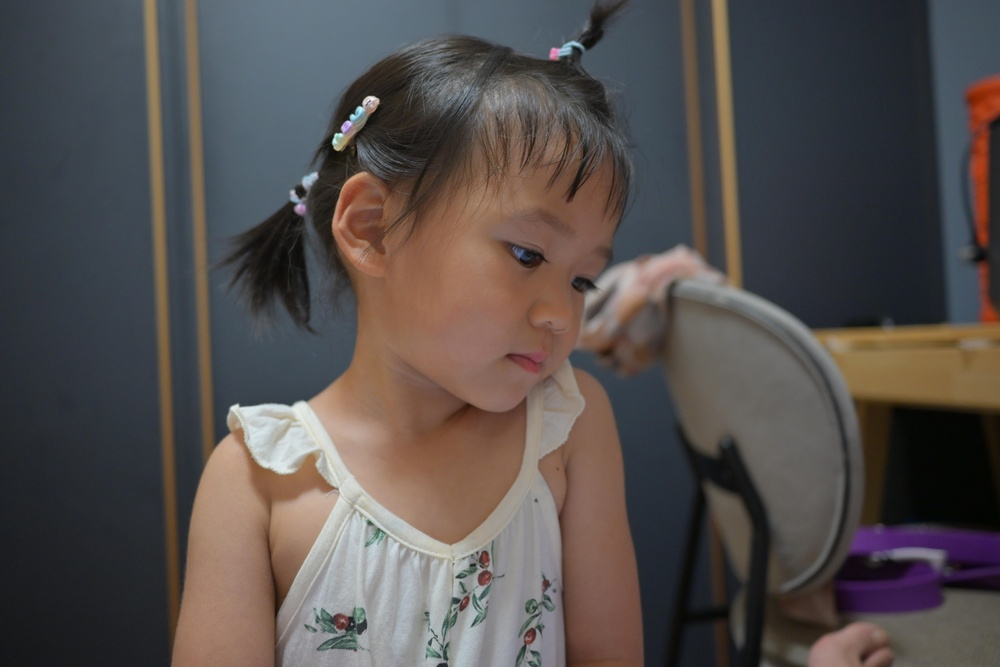
#> input picture .artifacts/engine_probe/camera_thumb.jpg, 1000 x 667 px, shrunk from 6048 x 4032 before the run
$ python -i diff_viewer.py   (imports and definitions only)
#> lines starting #> are read from the running program, lines starting #| are printed output that depends on the picture; after the words box and inside, x2 and y2 are one past the last pixel; in counts of white or black regions, pixels touching at a corner belong together; pictures that were not available may be replaced by others from this repository, and a replacement may not be noted
### rawlux/core/warp.py
"""DNG WarpRectilinear（OpcodeList3）—— 独立纯 NumPy 实现。

实现依据（clean-room，未读取 DNG SDK 源码）：
- DNG 公开规范中 WarpRectilinear opcode 的语义：
  对每个输出像素按所在平面取径向多项式 f(r^2)=k0+k1*r^2+k2*r^4+k3*r^6，
  反向映射回源平面坐标并做二维三次重采样；
  光学中心、squareBounds（方形包围盒）、归一化半径、边缘 clamp 与
  越界 fraction 清零语义均按公开规范复刻。
- 三次插值使用公开的标准三次样条核（系数 a=-0.75），
  以 32 段均匀细分的 2D 权重查找表实现（可分离，先乘横竖核值再归一化）。
- 数值契约通过 DNG SDK 黑盒产物对齐验证（*.stage3.raw 作为 oracle），
  不复制任何 SDK 源码中的变量名、分支结构、常量表或注释。

对外接口保持不变：`warp_rectilinear(img, planes, coeffs, center, pixel_aspect=1.0)`。
"""
from __future__ import annotations

import numpy as np

# ---- 几何 / 重采样参数 -----------------------------------------------------
# 每个细分单元的采样段数（沿 x/y 各 32 段）。
_SUBSAMPLES = 32
# 三次核支持半径（核在 |t|<1 与 1<=|t|<2 两段取值，超 2 为 0）。
_SUPPORT = 2
# 每维重采样抽头数 = 2 * 支持半径。
_TAP_COUNT = 2 * _SUPPORT
# 抽头起始索引相对整数坐标的偏移：首个抽头取 fc-1。
_FIRST_TAP = 1 - _SUPPORT


def _cubic_kernel(t: float) -> float:
    """标准三次插值核（a = -0.75），公开的分段三次样条公式。

    - |t| < 1   : 1 + (a+2)*t^3 - (a+3)*t^2
    - 1<=|t|<2  : a*t^3 - 5a*t^2 + 8a*t - 4a
    - |t| >= 2  : 0
    该公式是数值插值中广为使用的三次平滑核，不是 SDK 私有结构。
    """
    a = -0.75
    t = abs(t)
    if t >= 2.0:
        return 0.0
    if t >= 1.0:
        return (((a * t - 5.0 * a) * t + 8.0 * a) * t - 4.0 * a)
    return (((a + 2.0) * t - (a + 3.0)) * t * t + 1.0)


def _make_weight_table():
    """构建 32x32 个细分偏移的 2D 三次核权重查找表。

    对每个 (fy, fx) 细分偏移，先生成 4x4=16 个核值（x/y 两维各自
    t = tap - 1 - fraction，取核后相乘），再按 double 累加并做 float
    归一化（归一化先乘后除的舍入次序与 oracle 对齐）。
    返回形状 (32, 32, 16) 的 float32 表。
    """
    table = np.zeros((_SUBSAMPLES, _SUBSAMPLES, _TAP_COUNT * _TAP_COUNT),
                     np.float32)
    for fy in range(_SUBSAMPLES):
        yf = fy * (1.0 / _SUBSAMPLES)
        for fx in range(_SUBSAMPLES):
            xf = fx * (1.0 / _SUBSAMPLES)
            acc = 0.0
            idx = 0
            for i in range(_TAP_COUNT):
                ytap = i + _FIRST_TAP          # -1..2
                yb = ytap - yf
                for j in range(_TAP_COUNT):
                    xtap = j + _FIRST_TAP      # -1..2
                    xb = xtap - xf
                    val = np.float32(_cubic_kernel(xb)) * np.float32(_cubic_kernel(yb))
                    table[fy, fx, idx] = val
                    acc += float(val)
                    idx += 1
            scale = np.float32(1.0 / acc)
            table[fy, fx] = np.float32(table[fy, fx] * scale)
    return table


_WEIGHTS = _make_weight_table()


# [89 lines left out: functions _radial_ratio, warp_rectilinear, not called in this run]

__all__ = ["warp_rectilinear"]

### rawlux/core/skin.py
"""engine.skin —— 椭圆肤色掩码 + 引导滤波磨皮 (阶段2, T5)。

职责 (软件设计 §2 / 规格 §1):
  - skin_mask(rgb8) -> ndarray: Lab 椭圆模型软掩码 (float32, 0..1)。
  - skin_smooth(rgb8, mask, strength=0.5) -> ndarray: 引导滤波磨皮 (仅掩码区)。
  - guided_filter(guide, src, r, eps): box-filter 自实现引导滤波 (无 ximgproc 依赖)。

肤色椭圆模型 (规格 §2.2):
  中心 (a=140, b=150), 主轴 22, 副轴 14, 倾角 0.65 rad (OpenCV Lab, a/b ∈ 0..255,
  中性 128)。马氏距离 d = sqrt((u/major)^2 + (v/minor)^2), (u, v) 为旋转变换后的
  椭圆主轴系坐标; 软掩码 = 椭圆内 (d<=1) 全量 1, 边界外 smoothstep 平滑过渡到 0
  (软边界), 供磨皮与 colorcal 肤色保护共用同一掩码。

磨皮 (规格 §2.2): 引导滤波 r=4, eps=0.01 (He et al. 2013, 引导/输入均在 0..1 值域,
  eps 才有意义), 强度默认 0.5。
    out = rgb8*(1 - m*s) + smoothed*(m*s)
  m 为软掩码, s 为强度; m*s=0 的像素严格保持原值 (仅掩码区平滑)。

输入约定:
  - rgb8: 8bit RGB (uint8 HxWx3)。float 0..1 输入会被钳位量化到 0..255。
  - mask: float32 HxW (0..1), 尺寸须与 rgb8 一致 (或 HxWx1)。
"""
from __future__ import annotations

import cv2
import numpy as np

# 肤色椭圆 (规格 §2.2)
SKIN_LAB_A = 140.0
SKIN_LAB_B = 150.0
SKIN_MAJOR = 22.0
SKIN_MINOR = 14.0
SKIN_ANGLE = 0.65

# 软过渡带: 马氏距离 d 从 1 到 1+SOFT_BAND 平滑衰减到 0 (smoothstep)。
# 取 0.25: 中性灰 (128,128,128) 距椭圆中心 d≈1.27 → 掩码归零 (避免误判中性灰为肤色),
# 又保留足够宽的羽毛边 (软边界, 供磨皮边界无接缝)。
SOFT_BAND = 0.25

# 引导滤波 (规格 §2.2)
GUIDED_R = 4
GUIDED_EPS = 0.01


def _as_uint8_rgb(rgb8) -> np.ndarray:
    """入参清洗 → uint8 RGB HxWx3 (float 图按 0..1 量化; 灰度图扩 3 通道)。"""
    arr = np.asarray(rgb8)
    if arr.ndim == 2:
        arr = np.repeat(arr[:, :, None], 3, axis=2)
    if arr.dtype != np.uint8:
        arr = np.clip(arr, 0.0, 1.0)
        arr = (arr * 255.0 + 0.5).astype(np.uint8)
    if arr.ndim != 3 or arr.shape[2] != 3:
        raise ValueError(f"rgb8 需为 HxWx3 图, 实际 {arr.shape}")
    return arr


def _ellipse_mahalanobis(lab: np.ndarray) -> np.ndarray:
    """Lab → 椭圆马氏距离 d = sqrt((u/major)^2 + (v/minor)^2) (float32 HxW)。"""
    a = lab[:, :, 1].astype(np.float32)
    b = lab[:, :, 2].astype(np.float32)
    da = a - SKIN_LAB_A
    db = b - SKIN_LAB_B
    cos_a, sin_a = np.cos(SKIN_ANGLE), np.sin(SKIN_ANGLE)
    u = da * cos_a + db * sin_a      # 沿主轴
    v = -da * sin_a + db * cos_a     # 沿副轴
    d2 = (u / SKIN_MAJOR) ** 2 + (v / SKIN_MINOR) ** 2
    return np.sqrt(np.maximum(d2, 0.0)).astype(np.float32)


def skin_mask(rgb8, soft_band: float = SOFT_BAND) -> np.ndarray:
    """Lab 椭圆肤色软掩码 (float32 HxW, 0..1)。

    椭圆内 (马氏距离 d <= 1) → 1.0; 边界外 smoothstep 平滑过渡到 0 (软边界)。
    """
    arr = _as_uint8_rgb(rgb8)
    lab = cv2.cvtColor(arr, cv2.COLOR_RGB2LAB)
    d = _ellipse_mahalanobis(lab)
    band = max(float(soft_band), 1e-6)
    t = np.clip((d - 1.0) / band, 0.0, 1.0)
    # smoothstep: 1 - 3t^2 + 2t^3 (d<=1 → 1; d>=1+band → 0; 边界 C1 连续)
    return (1.0 - t * t * (3.0 - 2.0 * t)).astype(np.float32)


# [83 lines left out: functions guided_filter, _smooth_rgb_f01, skin_smooth, not called in this run]

__all__ = ["skin_mask", "skin_smooth", "guided_filter"]

### rawlab/tools/regress_anchors.py
"""regress_anchors —— 四口径锚点回归脚本 (03-specification §3 / 任务 T7)。

对基准 DCP + preset 渲染锚点照片 (默认 0376/5236), 与目标 JPEG (LR 导出/
机内预览) 对齐后计算**四口径**色偏:
  full      全帧中位 a/b + |ΔS| + |Δp50|
  neutral   中性区 (目标 C*<12) 的 a/b
  bands     分亮度段 L∈{[0,50),[50,100),[100,160),[160,256)} 四段中位 a/b
  highlight 高光区 (目标 L>160 掩码) 的 a/b
输出 rawlab/out/profile_fit/regression_<name>.json 与控制台摘要。

阈值 (违反 → 退出码 1, CI 可用):
  0376  全帧    |Δa|≤3  / |Δb|≤3
  5236  高光区  |Δa|≤4  / |Δb|≤5

用法:
  python rawlab/tools/regress_anchors.py \
      --dcp rawlab\\profiles\\Nikon Z 5 2 RawLab Preview Baseline.dcp \
      --preset rawlab\\presets\\preview_baseline.json \
      --targets rawlab\\out\\profile_fit\\lr_corpus \
      --anchors K:\\data\\photo\\0711\\DSC_0376.NEF K:\\data\\photo\\0711\\DSC_5236.NEF
  # --anchors 也可给关键字 (默认 0376/5236), 配合 --raw-dirs 自动定位 RAW:
  python rawlab/tools/regress_anchors.py --dcp <...> --preset <...> \
      --targets <...> --raw-dirs K:\\data\\photo\\0711
"""
from __future__ import annotations

import argparse
import json
import sys
from pathlib import Path

ROOT = Path(__file__).resolve().parent.parent.parent
if str(ROOT) not in sys.path:
    sys.path.insert(0, str(ROOT))

import cv2
import numpy as np

from rawlab.dcp import load_dcp
from rawlab.engine.pipeline import pipeline_from_config
from rawlab.tools.fit_camera_profile import (
    LUM_BANDS,
    four_caliber_stats,
)

DEFAULT_OUT_DIR = ROOT / "rawlab" / "out" / "profile_fit"
DEFAULT_ANCHORS = ["0376", "5236"]

# 锚点阈值 (03-specification.md §3 锚点回归 / 任务 T7):
#   key = 锚点 stem 关键字 (不区分大小写子串匹配);
#   caliber = 判定的四口径名 ("full" | "highlight"); da/db = |Δ| 上限。
ANCHOR_THRESHOLDS = {
    "0376": {"caliber": "full", "da": 3.0, "db": 3.0},
    "5236": {"caliber": "highlight", "da": 4.0, "db": 5.0},
}


# ---------------------------------------------------------------------------
# 纯函数 (可单测, 无真实 DCP/RAW 依赖)
# ---------------------------------------------------------------------------

# [28 lines left out: functions rule_for_stem, evaluate_photo, not called in this run]


def align_target(target_u8: np.ndarray, shape) -> np.ndarray:
    """目标 JPEG resize 对齐到渲染图尺寸 (INTER_AREA 降采样, 升采样同保)。"""
    if target_u8.shape[:2] == tuple(shape):
        return target_u8
    return cv2.resize(target_u8, (shape[1], shape[0]),
                      interpolation=cv2.INTER_AREA)


# [236 lines left out: functions load_target_jpeg, resolve_anchors, crop_active_oriented, render_anchor, build_runtime, run_regression and 2 more, not called in this run]


# [2 lines that do not run on import are left out]

### rawlab/tools/diff_viewer.py
"""diff_viewer —— 像素级差异热力图 + OpenSeadragon 深度缩放查看器。

为 ours/target 两张 RGB 图生成:
  - DZI 图像金字塔 (PIL 自建, 无 pyvips 依赖)
  - ΔL / Δa / Δb / ΔE 热力图 DZI
  - 自动化异常区域 (肤色 ΔE、高光 ΔL、中性 ΔE)
  - index.html (OpenSeadragon 图层切换 + 异常框 overlay)
输出目录浏览器直接打开。
"""
from __future__ import annotations
import argparse, json, sys, time
from pathlib import Path
import cv2, numpy as np
from PIL import Image

ROOT = Path(__file__).resolve().parent.parent.parent
if str(ROOT) not in sys.path:
    sys.path.insert(0, str(ROOT))

from rawlab.engine.skin import skin_mask
from rawlab.tools.regress_anchors import align_target

TILE = 256
TILE_FORMAT = 'jpeg'


def lab_of(rgb):
    u8 = np.asarray(rgb, dtype=np.uint8)
    return cv2.cvtColor(u8, cv2.COLOR_RGB2LAB).astype(np.float32)


def delta_arrays(ours_u8, target_u8):
    lo, lt = lab_of(ours_u8), lab_of(target_u8)
    dL = lo[..., 0] - lt[..., 0]
    da = lo[..., 1] - lt[..., 1]
    db = lo[..., 2] - lt[..., 2]
    de = np.sqrt(dL * dL + da * da + db * db)
    return {'dL': dL, 'da': da, 'db': db, 'dE': de}


def signed_heatmap(diff, vmax):
    import matplotlib
    matplotlib.use('Agg')
    from matplotlib import colormaps as _cmaps
    norm = np.clip(diff.astype(np.float32) / float(vmax), -1.0, 1.0)
    rgb01 = _cmaps['coolwarm']((norm + 1.0) / 2.0)[..., :3]
    return (rgb01 * 255.0 + 0.5).astype(np.uint8)


def abs_heatmap(diff, vmax):
    import matplotlib
    matplotlib.use('Agg')
    from matplotlib import colormaps as _cmaps
    norm = np.clip(diff.astype(np.float32) / float(vmax), 0.0, 1.0)
    rgb01 = _cmaps['turbo'](norm)[..., :3]
    return (rgb01 * 255.0 + 0.5).astype(np.uint8)


def write_dzi(base_dir, name, arr):
    img = Image.fromarray(np.asarray(arr, dtype=np.uint8), 'RGB')
    dzi = base_dir / f'{name}.dzi'
    files = base_dir / f'{name}_files'
    files.mkdir(parents=True, exist_ok=True)
    w, h = img.size
    levels = max(1, int(np.ceil(np.log2(max(w, h) / TILE))) + 1)
    for level in range(levels):
        scale = 2 ** (levels - 1 - level)
        tw, th = int(np.ceil(w / scale)), int(np.ceil(h / scale))
        small = img.resize((tw, th), Image.Resampling.LANCZOS)
        ldir = files / str(level)
        ldir.mkdir(parents=True, exist_ok=True)
        for r in range(0, th, TILE):
            for c in range(0, tw, TILE):
                box = (c, r, min(c + TILE, tw), min(r + TILE, th))
                small.crop(box).save(ldir / f'{c}_{r}.jpg', quality=85)
    dzi.write_text(
        f'<?xml version="1.0" encoding="UTF-8"?>\n'
        f'<Image TileSize="{TILE}" Overlap="0" Format="{TILE_FORMAT}" '
        f'xmlns="http://schemas.microsoft.com/deepzoom/2008">\n'
        f'<Size Width="{w}" Height="{h}"/>\n</Image>\n', encoding='utf-8')


def anomaly_boxes(ours_u8, target_u8, de, dL, max_boxes=20):
    target_lab = lab_of(target_u8)
    C = np.sqrt((target_lab[..., 1] - 128) ** 2 + (target_lab[..., 2] - 128) ** 2)
    skin = skin_mask(target_u8) > 0.5
    masks = {
        'skin_dE>5': skin & (de > 5),
        'highlight_dL>10': (target_lab[..., 0] > 200) & (np.abs(dL) > 10),
        'neutral_dE>3': (C < 12) & (de > 3),
    }
    h, w = de.shape
    boxes = []
    for typ, mask in masks.items():
        if mask.sum() < 64:
            continue
        n, labels, stats, _ = cv2.connectedComponentsWithStats(
            mask.astype(np.uint8), 8)
        for i in range(1, n):
            x, y, bw, bh, area = stats[i]
            if area < max(256, int(w * h * 0.0001)):
                continue
            sub = labels[y:y + bh, x:x + bw] == i
            if sub.sum() < 64:
                continue
            boxes.append({
                'type': typ,
                'box': [x / w, y / h, (x + bw) / w, (y + bh) / h],
                'area': int(sub.sum()),
                'dE_p95': round(float(np.percentile(de[y:y + bh, x:x + bw][sub], 95)), 2),
                'dL_med': round(float(np.median(dL[y:y + bh, x:x + bw][sub])), 2),
            })
    boxes.sort(key=lambda b: -b['dE_p95'])
    return boxes[:max_boxes]


def build_viewer(ours_path, target_path, out_dir, vmax=20.0):
#> called with target_path = 'out.png', out_dir = 'out1.png', vmax = 20
    out_dir = Path(out_dir)
    out_dir.mkdir(parents=True, exist_ok=True)
    ours = cv2.cvtColor(cv2.imread(str(ours_path)), cv2.COLOR_BGR2RGB)
    target = cv2.cvtColor(cv2.imread(str(target_path)), cv2.COLOR_BGR2RGB)
    target = align_target(target, ours.shape[:2])
    deltas = delta_arrays(ours, target)
#> in lab_of, `return cv2.cvtColor(u8, cv2.COLOR_RGB2LAB).astype(np.float32)`:
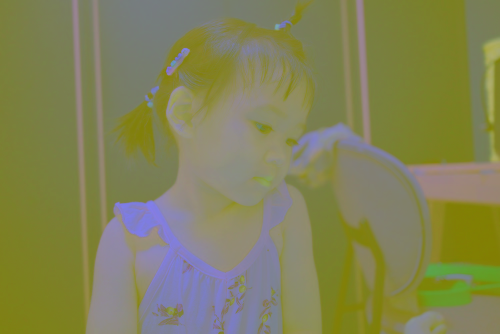
#> returned value: shape (667, 1000, 3) float32 (shown at 1/2 size); mean of channels 0, 1, 2 86.3, 130.9, 129.9; drawn as B, G, R
#> deltas = 4 items
    write_dzi(out_dir, 'ours', ours)
    write_dzi(out_dir, 'target', target)
    write_dzi(out_dir, 'dL', signed_heatmap(deltas['dL'], vmax))
    write_dzi(out_dir, 'da', signed_heatmap(deltas['da'], vmax / 2))
    write_dzi(out_dir, 'db', signed_heatmap(deltas['db'], vmax / 2))
    write_dzi(out_dir, 'dE', abs_heatmap(deltas['dE'], vmax))
    boxes = anomaly_boxes(ours, target, deltas['dE'], deltas['dL'])
#> in _ellipse_mahalanobis, `u = da * cos_a + db * sin_a`:
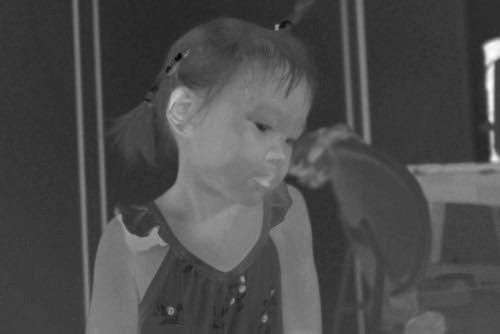
#> u: shape (667, 1000) float32 (shown at 1/2 size); min -45.1, max 40.19, mean -19.4; drawn with min black and max white
#> in _ellipse_mahalanobis, `v = -da * sin_a + db * cos_a`:
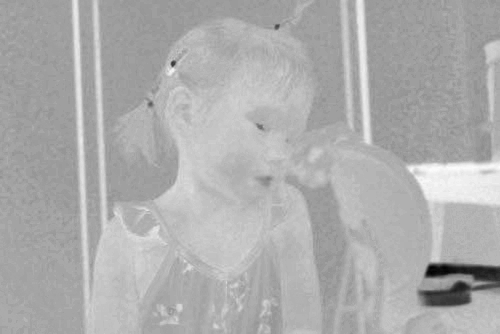
#> v: shape (667, 1000) float32 (shown at 1/2 size); min -62.29, max 13.98, mean -10.45; drawn with min black and max white
#> in _ellipse_mahalanobis, `d2 = (u / SKIN_MAJOR) ** 2 + (v / SKIN_MINOR) ** 2`:
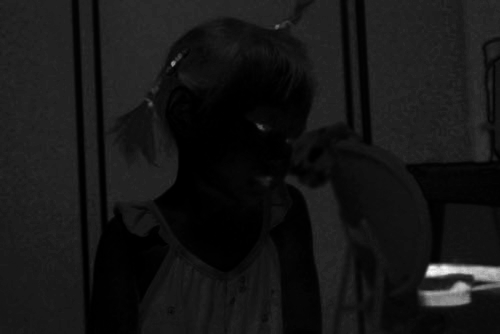
#> d2: shape (667, 1000) float32 (shown at 1/2 size); min 0, max 20.41, mean 1.8; drawn with min black and max white
#> in _ellipse_mahalanobis, `return np.sqrt(np.maximum(d2, 0.0)).astype(np.float32)`:
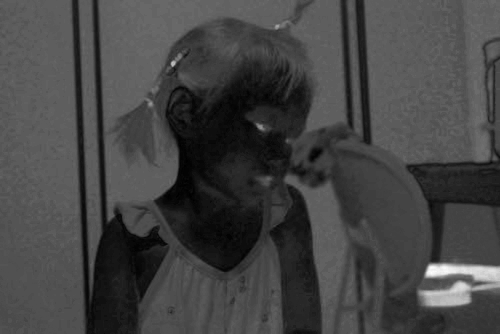
#> returned value: shape (667, 1000) float32 (shown at 1/2 size); min 0, max 4.52, mean 1.22; drawn with min black and max white
#> in skin_mask, `t = np.clip((d - 1.0) / band, 0.0, 1.0)`:
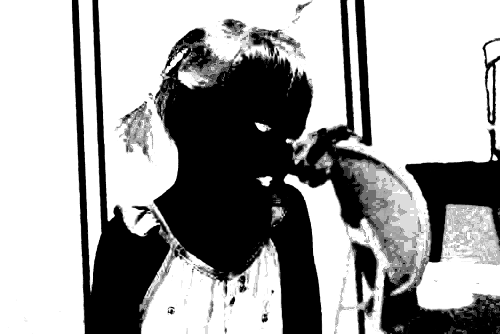
#> t: shape (667, 1000) float32 (shown at 1/2 size); min 0, max 1, mean 0.631
#> in anomaly_boxes, `skin = skin_mask(target_u8) > 0.5`:
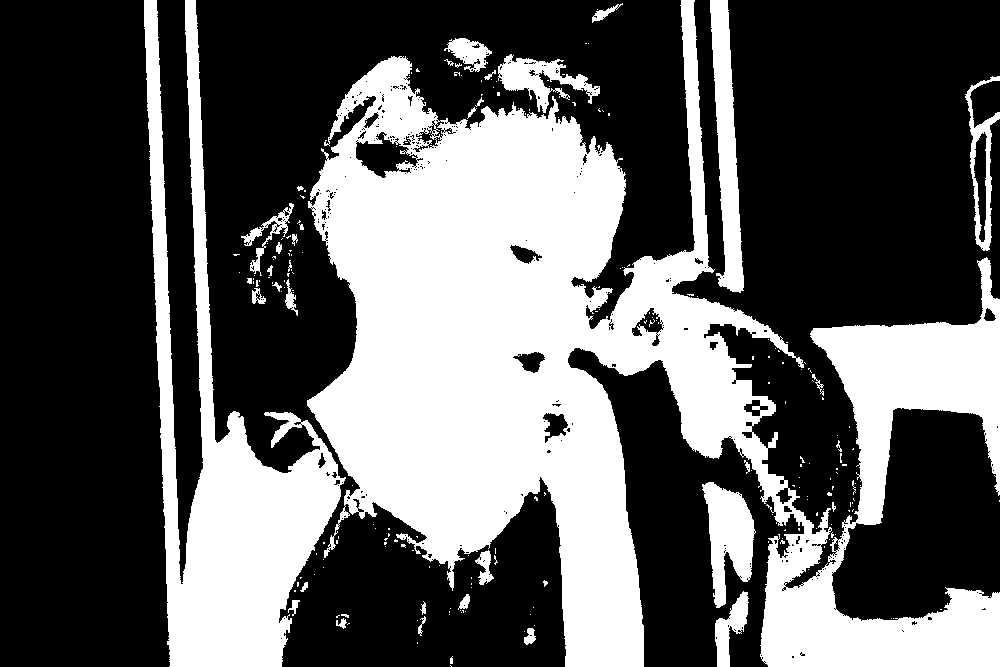
#> skin: shape (667, 1000) bool; 36.7% white; 222 white regions (182 under 20 px), largest, box (x1, y1, x2, y2) and area: (307, 0, 1000, 667) 184078, (144, 0, 346, 667) 42046, (710, 0, 744, 293) 5276
#> the loop in anomaly_boxes, `for typ, mask in masks.items():` made 3 passes
#> typ on passes 1 to 3: 'skin_dE>5', 'highlight_dL>10', 'neutral_dE>3'
#> after the loop in anomaly_boxes, `for typ, mask in masks.items():`: boxes = []
#> boxes = []
    (out_dir / 'anomalies.json').write_text(
        json.dumps(boxes, ensure_ascii=False, indent=2), encoding='utf-8')
    html = _html(boxes, vmax)
    (out_dir / 'index.html').write_text(html, encoding='utf-8')
    return out_dir / 'index.html'


def _html(boxes, vmax):
    overlays = []
    colors = {'skin_dE>5': '#ff5555', 'highlight_dL>10': '#ffcc00',
              'neutral_dE>3': '#55aaff'}
    for b in boxes:
        c = colors.get(b['type'], '#ffffff')
        overlays.append(
            f"addBox({b['box'][0]},{b['box'][1]},{b['box'][2]},{b['box'][3]},"
            f"'{b['type']} dE95={b['dE_p95']} dL={b['dL_med']}','{c}');")
    return f'''<!DOCTYPE html>
<html><head><meta charset="utf-8"><title>diff viewer</title>
<style>
html,body{{margin:0;height:100%;background:#111;font-family:system-ui}}
#bar{{position:fixed;top:0;left:0;right:0;z-index:10;background:#1c1c1c;
color:#eee;padding:6px 10px;font-size:13px}}
#bar label{{margin-right:10px;cursor:pointer}}
#viewer{{position:absolute;top:34px;left:0;right:0;bottom:0}}
.box{{border:2px solid #f55;background:rgba(255,0,0,.08);color:#fff;
font-size:12px;padding:2px 4px;white-space:nowrap}}
</style>
<script src="https://cdn.jsdelivr.net/npm/openseadragon@4.1.0/build/openseadragon/openseadragon.min.js"></script>
</head><body>
<div id="bar">
<label><input type="checkbox" id="chk_ours" checked>ours</label>
<label><input type="checkbox" id="chk_target">target</label>
<label><input type="checkbox" id="chk_dE" checked>ΔE heat</label>
<label><input type="checkbox" id="chk_dL">ΔL heat</label>
<label><input type="checkbox" id="chk_da">Δa heat</label>
<label><input type="checkbox" id="chk_db">Δb heat</label>
<span id="info" style="margin-left:12px"></span>
</div>
<div id="viewer"></div>
<script>
const prefix='https://cdn.jsdelivr.net/npm/openseadragon@4.1.0/build/openseadragon/images/';
let viewer=OpenSeadragon({{id:'viewer',prefixUrl:prefix,showNavigator:true,
navigatorPosition:'BOTTOM_RIGHT',tileSources:['ours.dzi','target.dzi']}});
viewer.addTiledImage({{tileSource:'dE.dzi',opacity:0.55,index:2}});
viewer.addTiledImage({{tileSource:'dL.dzi',opacity:0,index:3}});
viewer.addTiledImage({{tileSource:'da.dzi',opacity:0,index:4}});
viewer.addTiledImage({{tileSource:'db.dzi',opacity:0,index:5}});
function set(i,on){{viewer.world.getItemAt(i).setOpacity(on?1:0)}}
document.getElementById('chk_ours').onchange=e=>set(0,e.target.checked);
document.getElementById('chk_target').onchange=e=>set(1,e.target.checked);
document.getElementById('chk_dE').onchange=e=>set(2,e.target.checked?0.55:0);
document.getElementById('chk_dL').onchange=e=>set(3,e.target.checked?0.55:0);
document.getElementById('chk_da').onchange=e=>set(4,e.target.checked?0.55:0);
document.getElementById('chk_db').onchange=e=>set(5,e.target.checked?0.55:0);
function addBox(l,t,r,b,text,color){{
let el=document.createElement('div');el.className='box';el.textContent=text;
el.style.borderColor=color;
viewer.addOverlay({{element:el,location:new OpenSeadragon.Rect(l,t,r-l,b-t)}});
}}
{chr(10).join(overlays)}
</script></body></html>'''


# [16 lines left out: functions build_parser, main, not called in this run]


# [2 lines not run here, left out]

>>> result = build_viewer('../../.artifacts/engine_probe/camera_thumb.jpg', 'out.png', 'out1.png')
